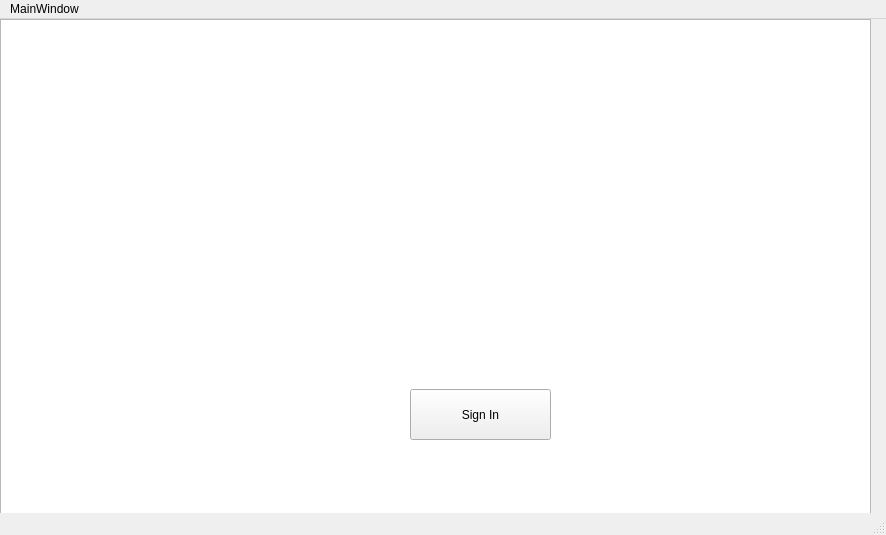
<?xml version="1.0" encoding="UTF-8"?>
<ui version="4.0">
 <class>MainWindow</class>
 <widget class="QMainWindow" name="MainWindow">
  <property name="geometry">
   <rect>
    <x>0</x>
    <y>0</y>
    <width>886</width>
    <height>535</height>
   </rect>
  </property>
  <property name="maximumSize">
   <size>
    <width>1000</width>
    <height>563</height>
   </size>
  </property>
  <property name="windowTitle">
   <string>MainWindow</string>
  </property>
  <widget class="QWidget" name="centralwidget">
   <widget class="QPushButton" name="pushButtonSignIn">
    <property name="geometry">
     <rect>
      <x>410</x>
      <y>370</y>
      <width>141</width>
      <height>51</height>
     </rect>
    </property>
    <property name="styleSheet">
     <string notr="true"/>
    </property>
    <property name="text">
     <string>Sign In</string>
    </property>
   </widget>
   <widget class="QGraphicsView" name="graphicsView">
    <property name="geometry">
     <rect>
      <x>0</x>
      <y>0</y>
      <width>871</width>
      <height>521</height>
     </rect>
    </property>
    <property name="maximumSize">
     <size>
      <width>1000</width>
      <height>563</height>
     </size>
    </property>
    <property name="styleSheet">
     <string notr="true">background-image: url(:/pics/WelcomePage.png);
</string>
    </property>
   </widget>
   <zorder>graphicsView</zorder>
   <zorder>pushButtonSignIn</zorder>
  </widget>
  <widget class="QMenuBar" name="menubar">
   <property name="geometry">
    <rect>
     <x>0</x>
     <y>0</y>
     <width>886</width>
     <height>17</height>
    </rect>
   </property>
   <widget class="QMenu" name="menuMainWindow">
    <property name="title">
     <string>MainWindow</string>
    </property>
   </widget>
   <addaction name="menuMainWindow"/>
  </widget>
  <widget class="QStatusBar" name="statusbar"/>
 </widget>
 <resources/>
 <connections/>
</ui>
